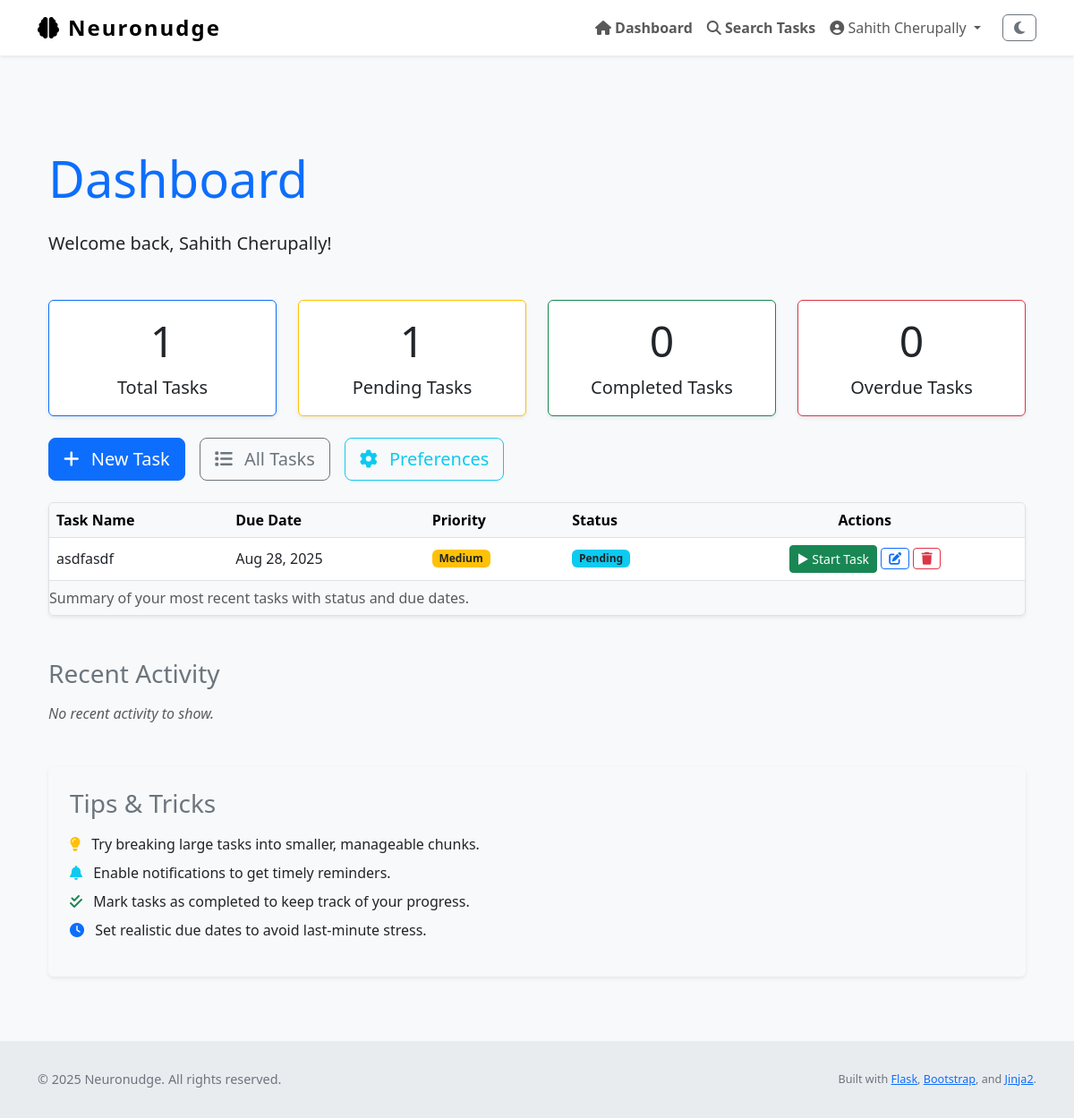
The page /dashboard (signed in) on the database its author committed.
### Neuronudge/models.py (models this page shows, shortened)
class User(UserMixin, db.Model):
    id = db.Column(db.Integer, primary_key=True)
    name = db.Column(db.String(150), nullable=True)                # full name
    username = db.Column(db.String(150), unique=True, nullable=False)
    email = db.Column(db.String(150), unique=True, nullable=False)
    password_hash = db.Column(db.String(256), nullable=False)
    profile_type = db.Column(db.String(50), nullable=False, default='General')
    created_at = db.Column(db.DateTime, default=datetime.utcnow)
    tasks = db.relationship('Task', backref='user', lazy=True)
    logs = db.relationship('ActivityLog', backref='user', lazy=True)
    preferences = db.relationship('OnboardingPreferences', back_populates='user', uselist=False)
    avatar_url = db.Column(db.String(300), default=None)
    registered_on = db.Column(db.DateTime, default=datetime.utcnow)
    dashboard_features = db.Column(JSON, nullable=False, default=[])
    feature_task_timer = db.Column(db.Boolean, default=False)
    feature_task_stats = db.Column(db.Boolean, default=True)
    feature_focus_mode = db.Column(db.Boolean, default=False)
    feature_deadline_tracker = db.Column(db.Boolean, default=False)
    feature_priority_sort = db.Column(db.Boolean, default=False)
    feature_task_export = db.Column(db.Boolean, default=False)
    feature_progress_graphs = db.Column(db.Boolean, default=False)

class Task(db.Model):
    id = db.Column(db.Integer, primary_key=True)
    title = db.Column(db.String(255), nullable=False)
    description = db.Column(db.Text, nullable=False)
    due_date = db.Column(db.DateTime)
    completed = db.Column(db.Boolean, default=False)
    priority = db.Column(db.Integer, default=3)         # 1 = high, 2 = med, 3 = low
    reminder_set = db.Column(db.Boolean, default=False)
    created_at = db.Column(db.DateTime, default=datetime.utcnow)
    updated_at = db.Column(db.DateTime, default=datetime.utcnow, onupdate=datetime.utcnow)
    user_id = db.Column(db.Integer, db.ForeignKey('user.id'), nullable=False)

### Neuronudge/views.py (the view)
@main.route('/dashboard')
@login_required
def dashboard():
    page = request.args.get('page', 1, type=int)
    per_page = 10
    filter_status = request.args.get('status', 'all')
    filter_priority = request.args.get('priority', 'all')
    search_term = request.args.get('search', '').strip()
    base_query = Task.query.filter_by(user_id=current_user.id)
    if filter_status == 'completed':
        base_query = base_query.filter_by(completed=True)
    elif filter_status == 'pending':
        base_query = base_query.filter_by(completed=False)
    if filter_priority in ['1', '2', '3']:
        base_query = base_query.filter_by(priority=int(filter_priority))
    if search_term:
        base_query = base_query.filter(Task.title.ilike(f'%{search_term}%'))
    tasks = base_query.all()
    paginated_tasks = base_query.order_by(
        Task.priority.asc(),
        Task.due_date.asc().nulls_last()
    ).paginate(page=page, per_page=per_page)
    total_tasks = Task.query.filter_by(user_id=current_user.id).count()
    pending_tasks = Task.query.filter_by(user_id=current_user.id, completed=False).count()
    completed_tasks = Task.query.filter_by(user_id=current_user.id, completed=True).count()
    overdue_tasks = Task.query.filter(
        Task.user_id == current_user.id,
        Task.completed == False,
        Task.due_date != None,
        Task.due_date < datetime.utcnow()
    ).count()
    task_counts = {
        'total': total_tasks,
        'pending': pending_tasks,
        'completed': completed_tasks,
        'overdue': overdue_tasks
    }
    recent_tasks = Task.query.filter_by(user_id=current_user.id).order_by(
        Task.priority.asc(),
        Task.due_date.asc().nulls_last()
    ).limit(10).all()
    onboarding = OnboardingPreferences.query.filter_by(user_id=current_user.id).first()
    profile_type = getattr(current_user, "profile_type", "general").lower()
    if profile_type == "dyslexia":
        dashboard_template = "dashboard_dyslexia.html"
    elif profile_type == "adhd":
        dashboard_template = "dashboard_adhd.html"
    elif profile_type == "custom":
        dashboard_template = "dashboard_customized.html"
    else:
        dashboard_template = "dashboard.html"
    return render_template(
        dashboard_template,
        tasks=tasks,
        recent_tasks=recent_tasks,
        onboarding=onboarding,
        filter_status=filter_status,
        filter_priority=filter_priority,
        search_term=search_term,
        task_counts=task_counts,
        pytz=pytz,
        paginated_tasks=paginated_tasks,
        features=current_user.dashboard_features or []
    )

### Neuronudge/templates/dashboard.html (shortened to what this page needs)
﻿{% extends "layout.html" %}
{% block content %}
<section aria-labelledby="dashboardHeading" class="my-5">
    <div class="container" id="dashboard-container">
        <h1 id="dashboardHeading" class="mb-4 display-4 text-primary">Dashboard</h1>
        <p class="lead">Welcome back, {{ current_user.name or current_user.email }}!</p>
        <div class="row g-4 my-4">
            <div class="col-md-3 col-sm-6" role="region" aria-label="Tasks summary">
                <div class="card shadow-sm border-primary h-100">
                    <div class="card-body text-center">
                        <h2 class="card-title display-5">{{ task_counts.total }}</h2>
                        <p class="card-text fs-5">Total Tasks</p>
                    </div>
                </div>
            </div>
            <div class="col-md-3 col-sm-6" role="region" aria-label="Pending tasks summary">
                <div class="card shadow-sm border-warning h-100">
                    <div class="card-body text-center">
                        <h2 class="card-title display-5">{{ task_counts.pending }}</h2>
                        <p class="card-text fs-5">Pending Tasks</p>
                    </div>
                </div>
            </div>
            <div class="col-md-3 col-sm-6" role="region" aria-label="Completed tasks summary">
                <div class="card shadow-sm border-success h-100">
                    <div class="card-body text-center">
                        <h2 class="card-title display-5">{{ task_counts.completed }}</h2>
                        <p class="card-text fs-5">Completed Tasks</p>
                    </div>
                </div>
            </div>
            <div class="col-md-3 col-sm-6" role="region" aria-label="Overdue tasks summary">
                <div class="card shadow-sm border-danger h-100">
                    <div class="card-body text-center">
                        <h2 class="card-title display-5">{{ task_counts.overdue }}</h2>
                        <p class="card-text fs-5">Overdue Tasks</p>
                    </div>
                </div>
            </div>
        </div>
        <div class="d-flex flex-wrap gap-3 my-4" role="region" aria-label="Quick actions">
            <a href="{{ url_for('main.create_task') }}" class="btn btn-lg btn-primary" aria-label="Create new task">
                <i class="fa-solid fa-plus me-2"></i> New Task
            </a>
            <a href="{{ url_for('main.task_list') }}" class="btn btn-lg btn-outline-secondary" aria-label="View all tasks">
                <i class="fa-solid fa-list me-2"></i> All Tasks
            </a>
            <a href="{{ url_for('main.onboarding') }}" class="btn btn-lg btn-outline-info" aria-label="Update preferences">
                <i class="fa-solid fa-gear me-2"></i> Preferences
            </a>
        </div>
        <div class="table-responsive shadow-sm rounded border mb-5">
            <table class="table table-hover align-middle mb-0" aria-describedby="taskOverviewDesc">
                <caption id="taskOverviewDesc">Summary of your most recent tasks with status and due dates.</caption>
                <thead class="table-light">
                    <tr>
                        <th scope="col">Task Name</th>
                        <th scope="col">Due Date</th>
                        <th scope="col">Priority</th>
                        <th scope="col">Status</th>
                        <th scope="col" class="text-center">Actions</th>
                    </tr>
                </thead>
                <tbody>
                    {% if recent_tasks %}
                        {% for task in recent_tasks %}
                        <tr>
                            <td>{{ task.title }}</td>
                            <td>{{ task.due_date.strftime('%b %d, %Y') if task.due_date else 'No due date' }}</td>
                            <td>
                                {% if task.priority == 1 %}
                                    <span class="badge bg-danger">High</span>
                                {% elif task.priority == 2 %}
                                    <span class="badge bg-warning text-dark">Medium</span>
                                {% elif task.priority == 3 %}
                                    <span class="badge bg-secondary">Low</span>
                                {% else %}
                                    <span class="badge bg-secondary">Unknown</span>
                                {% endif %}
                            </td>
                            <td>
                                {% if task.completed %}
                                    <span class="badge bg-success">Completed</span>
                                {% else %}
                                    <span class="badge bg-info text-dark">Pending</span>
                                {% endif %}
                            </td>
                            <td class="text-center">
                                <button
                                    type="button"
                                    class="btn btn-sm btn-success start-task-btn"
                                    data-task-id="{{ task.id }}"
                                    data-task-title="{{ task.title }}"
                                >
                                    ▶ Start Task
                                </button>
                                <a href="{{ url_for('main.edit_task', id=task.id) }}" class="btn btn-sm btn-outline-primary" aria-label="Edit task {{ task.title }}">
                                    <i class="fa-solid fa-pen-to-square"></i>
                                </a>
                                <button type="button" class="btn btn-sm btn-outline-danger btn-delete-task" data-task-id="{{ task.id }}" aria-label="Delete task {{ task.title }}">
                                    <i class="fa-solid fa-trash"></i>
                                </button>
                            </td>
                        </tr>
                        {% endfor %}
                    {% else %}
                    <tr>
                        <td colspan="5" class="text-center text-muted">No recent tasks found. Start by creating a new task!</td>
                    </tr>
                    {% endif %}
                </tbody>
            </table>
        </div>
        <section aria-labelledby="activityFeedHeading" class="mb-5">
            <h2 id="activityFeedHeading" class="h3 mb-3 text-secondary">Recent Activity</h2>
            {% if recent_activity %}
            <ul class="list-group list-group-flush">
                {% for activity in recent_activity %}
                <li class="list-group-item d-flex justify-content-between align-items-center">
                    <div>
                        <i class="fa-solid fa-history text-muted me-2"></i>
                        {{ activity.description }}
                    </div>
                    <small class="text-muted">{{ activity.timestamp.strftime('%b %d, %Y %H:%M') }}</small>
                </li>
                {% endfor %}
            </ul>
            {% else %}
            <p class="text-muted fst-italic">No recent activity to show.</p>
            {% endif %}
        </section>
        <section aria-labelledby="tipsHeading" class="bg-light p-4 rounded shadow-sm">
            <h2 id="tipsHeading" class="h3 mb-3 text-secondary">Tips & Tricks</h2>
            <ul class="list-unstyled">
                <li class="mb-2">
                    <i class="fa-solid fa-lightbulb text-warning me-2"></i>
                    Try breaking large tasks into smaller, manageable chunks.
                </li>
                <li class="mb-2">
                    <i class="fa-solid fa-bell text-info me-2"></i>
                    Enable notifications to get timely reminders.
                </li>
                <li class="mb-2">
                    <i class="fa-solid fa-check-double text-success me-2"></i>
                    Mark tasks as completed to keep track of your progress.
                </li>
                <li class="mb-2">
                    <i class="fa-solid fa-clock text-primary me-2"></i>
                    Set realistic due dates to avoid last-minute stress.
                </li>
            </ul>
        </section>
    </div>
</section>
{% endblock %}

### Neuronudge/templates/layout.html (shortened to what this page needs)
<!DOCTYPE html>
<html lang="en" class="h-100" data-theme="light">
<head>
    <link href="https://cdn.jsdelivr.net/npm/bootstrap@5.3.0/dist/css/bootstrap.min.css" rel="stylesheet" />
    <link href="https://cdnjs.cloudflare.com/ajax/libs/font-awesome/6.4.0/css/all.min.css" rel="stylesheet" />
    <link rel="stylesheet" href="{{ url_for('static', filename='style.css') }}" />
</head>
<body class="d-flex flex-column h-100" role="document" aria-live="polite" aria-busy="false" aria-label="Neuronudge main document">
<nav class="navbar navbar-expand-lg navbar-light fixed-top bg-white shadow-sm" role="navigation" aria-label="Main navigation">
    <div class="container">
        <a class="navbar-brand d-flex align-items-center" href="{{ url_for('main.home') }}" aria-label="Neuronudge homepage">
            <i class="fa-solid fa-brain me-2" aria-hidden="true"></i> Neuronudge
        </a>
        <div class="collapse navbar-collapse" id="navbarNav">
            <ul class="navbar-nav ms-auto align-items-center" role="menubar">
                {% if current_user.is_authenticated %}
                    <li class="nav-item" role="none">
                        <a class="nav-link fw-semibold" href="{{ url_for('main.dashboard') }}" role="menuitem">
                            <i class="fa-solid fa-house"></i> Dashboard
                        </a>
                    </li>
                    <li class="nav-item" role="none">
                        <a class="nav-link fw-semibold" href="{{ url_for('main.task_search') }}" role="menuitem">
                            <i class="fa-solid fa-magnifying-glass"></i> Search Tasks
                        </a>
                    </li>
                    <li class="nav-item dropdown" role="none">
                        <a class="nav-link dropdown-toggle" href="#" id="profileDropdown" role="button"
                           data-bs-toggle="dropdown" aria-expanded="false" aria-haspopup="true" aria-controls="profileDropdownMenu">
                            <i class="fa-solid fa-user-circle"></i> {{ current_user.name or current_user.email }}
                        </a>
                    </li>
                    <li class="nav-item" role="none">
                        <button id="darkModeToggle" class="btn btn-outline-secondary ms-3" aria-pressed="false" aria-label="Toggle dark mode">
                            <i class="fa-solid fa-moon"></i>
                        </button>
                    </li>
                {% endif %}
            </ul>
        </div>
    </div>
</nav>
<div class="flash-message container position-fixed top-0 end-0 p-3" role="region" aria-live="assertive" aria-atomic="true">
</div>
<main role="main" class="container flex-grow-1 my-4" tabindex="-1">
    {% block content %}{% endblock %}
</main>
<footer class="footer mt-auto" role="contentinfo">
    <div class="container d-flex flex-column flex-md-row justify-content-between align-items-center">
        <p class="mb-2 mb-md-0">&copy; {{ current_year if current_year else "2025" }} Neuronudge. All rights reserved.</p>
        <p class="mb-0">
            <small>
                Built with
                <a href="https://flask.palletsprojects.com/" target="_blank" rel="noopener noreferrer">Flask</a>,
                <a href="https://getbootstrap.com/" target="_blank" rel="noopener noreferrer">Bootstrap</a>,
                and
                <a href="https://jinja.palletsprojects.com/" target="_blank" rel="noopener noreferrer">Jinja2</a>.
            </small>
        </p>
    </div>
</footer>
</body>
</html>

### rows shown on the page
User: name "Sahith Cherupally"
Task: title "asdfasdf", due_date "Aug 28, 2025", priority "Medium", completed "Pending"

### other values the page prints
{{ task_counts.total }} "1"
{{ task_counts.pending }} "1"
{{ task_counts.completed }} "0"
{{ task_counts.overdue }} "0"
{{ current_year if current_year else "2025" }} "2025"
